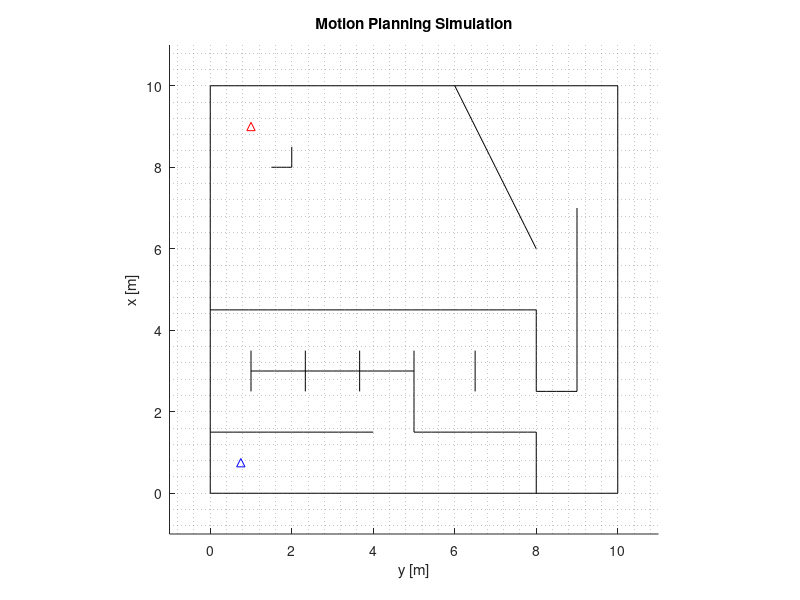

Reproduce this figure in MATLAB. (Note: this script raises an error after producing the figure.)
%% Motion Planning MATLAB Simulation
% Author: Alfin Junaedy
% Date: 2025 - 08 - 08
% Citation:
%   If you use this code in your research, please cite:
%   [here]
% License:
%   This code is released under the MIT License.
%   See LICENSE file in the repository for details.

close all; clear all; clc;

% *********** Settings ***********
map = 1;                % Select map 1 or 2
start = [0.75 0.75];    % Starting position
goal = [9 1];           % Goal position
% --------------------------------
obsStep = 0.075;        % Obstacle movement step
obsDist = 0.75;         % Dynamic obstacle movement limit
safeDistOA = 0.80;      % Safety distance for OA
safeDistPP = 0.25;      % Safety distance for PP
pathStep = 0.25;        % Path planning step
timeoutPP = 3;          % Path planning timeout
pathUptErr = 0.15;      % Maximum displacement to update path
robotRds = 0.11;        % Robot radius
mpStep = 0.1;           % Motion planning step
goalRds = 0.2;          % Goal radius to reach
% ********************************

if (map == 1)
    load('wallnodes.mat');
    load('obsnodes.mat');
else
    load('wallnodes2.mat');
    load('obsnodes2.mat');
end

fig = figure; 
set(fig, 'WindowState', 'maximized'); 
hold on;
plot(start(2),start(1),'b^',goal(2),goal(1),'r^');
for i = 1:length(wallnodes)
    plot(wallnodes{i}(:,2),wallnodes{i}(:,1),'k-');
end
ylim([-1 11]); xlim([-1 11]);
ylabel('x [m]'); xlabel('y [m]'); axis equal; grid minor;
title("Motion Planning Simulation");
drawnow;
pltObs = []; pltPath = []; pltRobot = []; pltObs2 = []; path = []; nPath = 0;
tRobot = linspace(0,2*pi,15)';
cRobot0 = [robotRds*cos(tRobot) robotRds*sin(tRobot)];
dirOA = 0; dirPP = 0; dirMP = 0; weightOA = 0; gErr = 0; nObspos = 0;
curpos = start; curpos0 = curpos; goal0 = curpos; 

while 1
    % Dynamic obstacles ---------------------------------------------------
    obsnodes = updateobstacle_mex(obsStep,obsDist,wallnodes,obsnodes);
    %obsnodes = updateobstacle(obsStep,obsDist,wallnodes,obsnodes);
    try if (~isempty(pltObs)) set(pltObs,'xData',NaN,'yData',NaN); end 
    catch if (~isempty(pltObs)) delete(pltObs); end
    end
    pltObs = zeros(length(obsnodes),1);
    for i = 1:length(obsnodes)
        pltObs(i) = plot(obsnodes{i}(:,2),obsnodes{i}(:,1),'r-');
    end

    % Path planning -------------------------------------------------------
    if (nPath == 0)
        [path, nPath] = pathplanning_mex(curpos,goal,wallnodes,obsnodes,safeDistPP,pathStep,timeoutPP*0.3);
        %[path, nPath] = pathplanning(curpos,goal,wallnodes,obsnodes,safeDistPP,pathStep,timeoutPP);
        if (nPath > 0)
            if (path(1,1) == 0 && path(1,2) == 0) path(1,:) = goal; end
            dirPP = atan2d(path(1,2)-curpos(2),path(1,1)-curpos(1));
            try if (~isempty(pltPath)) set(pltPath,'xData',NaN,'yData',NaN); end 
            catch if (~isempty(pltPath)) delete(pltPath); end
            end
            pltPath = plot([curpos(2); path(1:nPath,2)],[curpos(1); path(1:nPath,1)],'b-');
        end
    else
        if (path(1,1) == 0 && path(1,2) == 0) path(1,:) = goal; end
        dirPP = atan2d(path(1,2)-curpos(2),path(1,1)-curpos(1));
    end

    % Obstacle avoidance --------------------------------------------------
    if (nPath > 0)
        [dirOA,weightOA,obspos,nObspos] = obstacleavoidance_mex(curpos,path(1,:),wallnodes,obsnodes,safeDistOA);
        %[dirOA,weightOA,obspos,nObspos] = obstacleavoidance(curpos,path(1,:),wallnodes,obsnodes,safeDistOA);
    else
        [dirOA,weightOA,obspos,nObspos] = obstacleavoidance_mex(curpos,goal,wallnodes,obsnodes,safeDistOA);
        %[dirOA,weightOA,obspos,nObspos] = obstacleavoidance(curpos,goal,wallnodes,obsnodes,safeDistOA);
    end

    % MOO -----------------------------------------------------------------
    O = [mpStep*cosd(dirOA) mpStep*sind(dirOA)];
    G = [mpStep*cosd(dirPP) mpStep*sind(dirPP)];
    D = weightOA*O + (1-weightOA)*G;
    dirMP = atan2d(D(2),D(1));
    curpos = curpos+[mpStep*cosd(dirMP) mpStep*sind(dirMP)];
    if (nPath > 0)
        gErr = sqrt(((curpos0(1)-path(1,1))*(curpos0(1)-path(1,1))) + ((curpos0(2)-path(1,2))*(curpos0(2)-path(1,2))));
        if (gErr <= goalRds && length(path(:,1)) > 1)
            goal0 = path(1,:);
            nPath = 0;
        else
            dPath = sqrt(((goal0(1)-path(1,1))*(goal0(1)-path(1,1))) + ((goal0(2)-path(1,2))*(goal0(2)-path(1,2))));
            rMin = 9999;
            for i = (pathUptErr*0.25)/dPath:(pathUptErr*0.25)/dPath:1
                o = path(1,:) + i * (goal0-path(1,:));
                r = sqrt(((o(1)-curpos0(1))*(o(1)-curpos0(1))) + ((o(2)-curpos0(2))*(o(2)-curpos0(2))));
                if (r < rMin) rMin = r; end
            end
            if (rMin > pathUptErr)
                nPath = 0;
                goal0 = curpos0;
            end
        end
    end
    
    % Position update -----------------------------------------------------
    cRobot = cRobot0 + curpos0;
    try if (~isempty(pltRobot)) set(pltRobot,'xData',NaN,'yData',NaN); end 
    catch if (~isempty(pltRobot)) delete(pltRobot); end
    end
    pltRobot = plot(cRobot(:,2),cRobot(:,1),'k-');
    plot(curpos0(2),curpos0(1),'k.');
    lng = 0.35; VO = [curpos0(1)+lng*cosd(dirOA) curpos0(2)+lng*sind(dirOA)];
    lng = 0.4; VG = [curpos0(1)+lng*cosd(dirPP) curpos0(2)+lng*sind(dirPP)];
    lng = 0.3; VD = [curpos0(1)+lng*cosd(dirMP) curpos0(2)+lng*sind(dirMP)];
    try if (~isempty(pltObs2)) set(pltObs2,'xData',NaN,'yData',NaN); end 
    catch if (~isempty(pltObs2)) delete(pltObs2); end
    end
    pltObs2 = zeros(100,1);
    pltObs2(1) = plot([curpos0(2) VG(2)],[curpos0(1) VG(1)],'b-','LineWidth',5);
    pltObs2(2) = plot([curpos0(2) VO(2)],[curpos0(1) VO(1)],'r-','LineWidth',3);
    pltObs2(3) = plot([curpos0(2) VD(2)],[curpos0(1) VD(1)],'g-','LineWidth',3);
    if (nObspos > 0)
        pltObs2(4) = plot(obspos(1:nObspos,2),obspos(1:nObspos,1),'r*');
        for i = 1:nObspos
            pltObs2(4+i) = plot([curpos0(2) obspos(i,2)],[curpos0(1) obspos(i,1)],'k:');
        end
    end

    % Termination ---------------------------------------------------------
    drawnow;
    gErr2 = sqrt(((curpos0(1)-goal(1))*(curpos0(1)-goal(1))) + ((curpos0(2)-goal(2))*(curpos0(2)-goal(2))));
    if (gErr2 <= goalRds) 
        try if (~isempty(pltObs2)) set(pltObs2,'xData',NaN,'yData',NaN); end 
        catch if (~isempty(pltObs2)) delete(pltObs2); end
        end
        try if (~isempty(pltPath)) set(pltPath,'xData',NaN,'yData',NaN); end 
        catch if (~isempty(pltPath)) delete(pltPath); end
        end
        pltObs2 = plot([curpos0(2) VD(2)],[curpos0(1) VD(1)],'k-','LineWidth',3);
        break;
    end
    curpos0 = curpos;
end
